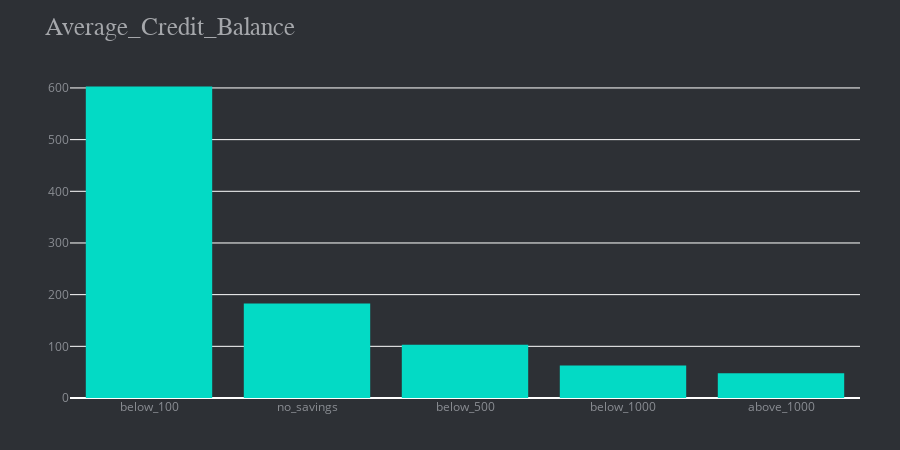

Notebook cell for this chart:
### Markdown cell above
High income customers on the list are very low
Customers earning between 1000-3000 are most
Extremely low incme earners o the list are very low

### Code cell
pup = px.histogram(ds, x='Average_Credit_Balance',
                         title='Average_Credit_Balance', height=450,
                         color_discrete_sequence=['#03DAC5'],
                         )
pup.update_xaxes(categoryorder='total descending')

pup.update_layout(margin=dict(t=70, b=10, l=70, r=40),
                        hovermode="x unified",
                        xaxis_tickangle=360,
                        xaxis_title=' ', yaxis_title=" ",
                        plot_bgcolor='#2d3035', paper_bgcolor='#2d3035',
                        title_font=dict(size=25, color='#a5a7ab', family="Muli, sans-serif"),
                        font=dict(color='#8a8d93'),
                        legend=dict(orientation="h", yanchor="bottom", y=1.02, xanchor="right", x=1))
pup

### Figure 1 — Plotly figure (JSON) as saved in the notebook; plotly's stock layout.template omitted (floating-point values rounded to 4 significant figures; data arrays with more than 128 entries replaced by an {"elided": "..."} marker saying what was removed)
{"data": [{"alignmentgroup": "True", "bingroup": "x", "hovertemplate": "Average_Credit_Balance=%{x}<br>count=%{y}<extra></extra>", "legendgroup": "", "marker": {"color": "#03DAC5", "pattern": {"shape": ""}}, "name": "", "offsetgroup": "", "orientation": "v", "showlegend": false, "type": "histogram", "x": {"elided": "1000 str values"}, "xaxis": "x", "yaxis": "y"}], "layout": {"barmode": "relative", "font": {"color": "#8a8d93"}, "height": 450, "hovermode": "x unified", "legend": {"orientation": "h", "tracegroupgap": 0, "x": 1, "xanchor": "right", "y": 1.02, "yanchor": "bottom"}, "margin": {"b": 10, "l": 70, "r": 40, "t": 70}, "paper_bgcolor": "#2d3035", "plot_bgcolor": "#2d3035", "title": {"font": {"color": "#a5a7ab", "family": "Muli, sans-serif", "size": 25}, "text": "Average_Credit_Balance"}, "xaxis": {"anchor": "y", "categoryorder": "total descending", "domain": [0, 1], "tickangle": 0, "title": {"text": " "}}, "yaxis": {"anchor": "x", "domain": [0, 1], "title": {"text": " "}}}}
